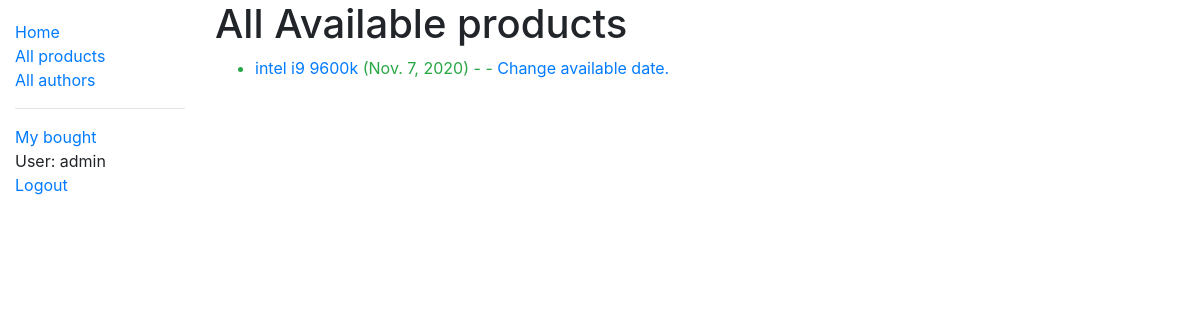
Before: /inventory/available/ (signed in) with the older database file.
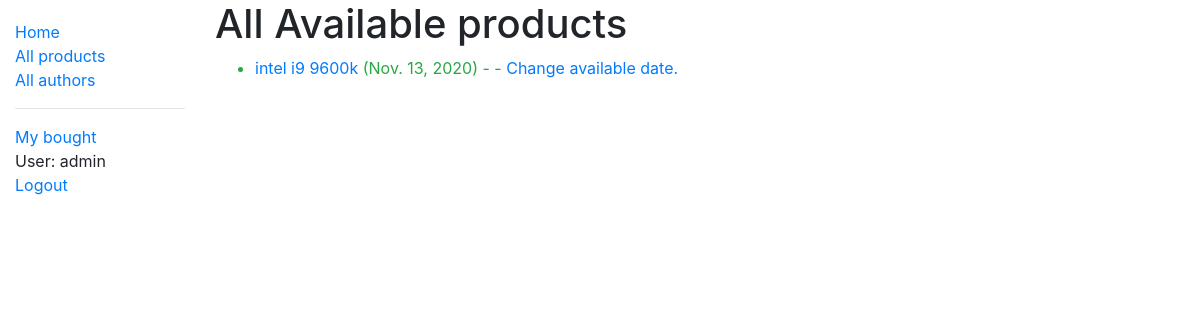
After: the same page with the newer database file.
### inventory/models.py (models this page shows, shortened)
class ProductInstance(models.Model):
    id = models.UUIDField(primary_key=True, default=uuid.uuid4, help_text='Unique ID for this particular product across whole inventory')
    product = models.ForeignKey('Product', on_delete=models.SET_NULL, null=True)
    register_date = models.DateField(null=True, blank=True)
    available_date = models.DateField(null=True, blank=True)
    sinnombre = models.ForeignKey(User, on_delete=models.SET_NULL, null=True, blank=True)
    PRODUCT_STATE = (
        ('a', 'Available'),
        ('s', 'Sold'),
        ('i', 'Incoming'),
        ('r', 'Reserved'),
    )
    status = models.CharField(
        max_length=1,
        choices=PRODUCT_STATE,
        blank=True,
        default='i',
        help_text='Product availability',
    )
    class Meta:
        ordering = ['register_date']
        permissions = (("can_mark_available", "Set products as available"),)

class Product(models.Model):
    title = models.CharField(max_length=200, default='some string')
    supplier = models.ForeignKey('Supplier', on_delete=models.SET_NULL, null=True)
    maxunits = models.IntegerField(null=True, blank=True)
    stock = models.IntegerField(null=True, blank=True)
    summary = models.TextField(max_length=1000, help_text='Enter a brief description of the product')
    sn = models.CharField('SN', max_length=30, help_text='30 Char MaxSize <a href="https://en.wikipedia.org/wiki/Serial_number">S/N</a>')
    category = models.ManyToManyField(Category, help_text='Select a Category for this product')
    def display_category(self):
        """Create a string for category. This is required to display category in Admin."""
        return ', '.join(category.name for category in self.category.all()[:3])
    display_category.short_description = 'Category'

### inventory/views.py (the view)
# urls.py: path(r'available/', views.LoanedProductsAllListView.as_view(), name='all-available'),
class LoanedProductsAllListView(PermissionRequiredMixin, generic.ListView):
    model = ProductInstance
    permission_required = 'inventory.can_mark_returned'
    template_name = 'inventory/productinstance_list_available_all.html'
    paginate_by = 10
    def get_queryset(self):
        return ProductInstance.objects.filter(status__exact='a').order_by('available_date')

### inventory/templates/inventory/productinstance_list_available_all.html
{% extends "base_generic.html" %}
{% block content %}
    <h1>All Available products</h1>
    {% if productinstance_list %}
    <ul>
      {% for productinst in productinstance_list %}
      <li class="   {% if productinst.status == 'a' %}text-success
                    {% elif productinst.is_overdue %}text-warning
                    {% else %}text-danger
                    {% endif %}">
        <a href="{% url 'product-detail' productinst.product.pk %}">
            {{productinst.product.title}}
        </a> ({{ productinst.available_date }})
          {% if user.is_staff %}- {{ productinst.available }}{% endif %}
          {% if perms.inventory.can_mark_returned %}- <a href="{% url 'order-product-worker' productinst.id %}">Change available date.</a>  {% endif %}
      </li>
      {% endfor %}
    </ul>
    {% else %}
      <p>There are no products availables.</p>
    {% endif %}
{% endblock %}

Changed rows visible on the page:
changed ProductInstance "intel i9 9600k": available_date "Nov. 7, 2020" → "Nov. 13, 2020"
